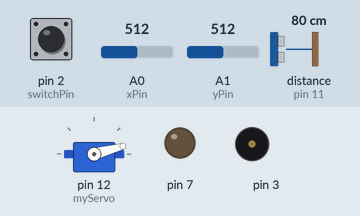
The sketch below on a simulated Arduino Uno, built with avr-gcc and run on an emulated ATmega328P. Shown: servo, output pins drawn as LEDs (lit = HIGH), buzzer (waves = sounding). Wiring (inferred from the names in the program): ultrasonic range finder: trigger pin 10; echo pin 11. The test bench sets the inputs (shaded band); at power-on: distance to the obstacle (sensor on pin 11) 80 cm, pin 2 (switchPin) HIGH, A0 (xPin) = 512, A1 (yPin) = 512. The echo pulse lasts 58.3 µs per cm; pins used as bus, display or sensor lines are not drawn; what the sketch prints to the serial monitor is not drawn.

Above: at 0.01 s.
1.3 s: distance to the obstacle (sensor on pin 11) set to 2 cm
At 2.0 s:
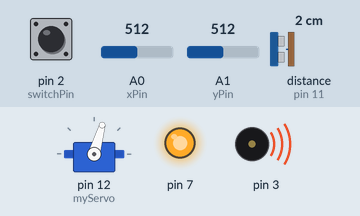
4.8 s: distance to the obstacle (sensor on pin 11) set to 60 cm
8.3 s: distance to the obstacle (sensor on pin 11) set to 53 cm
At 8.9 s:
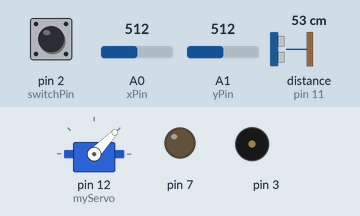
11.8 s: distance to the obstacle (sensor on pin 11) set to 50 cm
At 15.15 s:
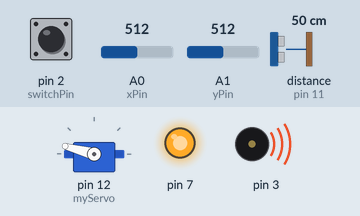
21.0 s: pin 2 (switchPin) pulled LOW for 0.15 s
At 21.06 s:
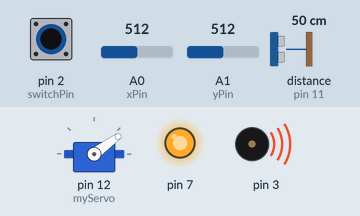
24.5 s: pin 2 (switchPin) pulled LOW for 1 s
Timing chart, 0 to 29.0 s (numbered marks = the images above; inputs shaded):
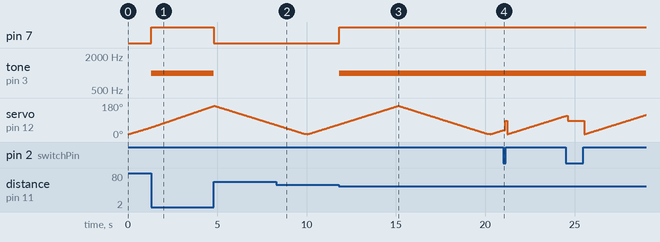

Measured:
- the behaviour switches between 51 and 50 cm on distance to the obstacle (sensor on pin 11) (found by bisection; images 2 and 3)
- after the input at 1.3 s, pin 7: LOW → HIGH at once; tone on pin 3: silent → 1000 Hz at once
- after the input at 4.8 s, pin 7: HIGH → LOW at once; tone on pin 3: 1000 Hz → silent at once
- after the input at 11.8 s, pin 7: LOW → HIGH at once; tone on pin 3: silent → 1000 Hz at once

The sketch:

main.ino
```cpp
// Includes the Servo library
#include <Servo.h>.
// Defines Tirg and Echo pins of the Ultrasonic Sensor
const int trigPin = 10;
const int echoPin = 11;
int xPin = A0;
int yPin = A1;
int switchPin = 2;
int xVal; // variable for storing joystick x values
int yVal; // variable for storing joystick y values
int switchState; // variable for storing joystick switch state
// Variables for the duration and the distance
long duration;
int distance;
Servo myServo; // Creates a servo object for controlling the servo motor
void setup() {
  pinMode(trigPin, OUTPUT); // Sets the trigPin as an Output
  pinMode(echoPin, INPUT); // Sets the echoPin as an Input
  pinMode(7, OUTPUT);
  pinMode(3, OUTPUT);
  Serial.begin(9600);
  myServo.attach(12); // Defines on which pin is the servo motor attached
  pinMode(xPin, INPUT);
  pinMode(yPin, INPUT);
  pinMode(switchPin, INPUT_PULLUP);

}
void loop() {
  // rotates the servo motor from 15 to 165 degrees
  if(digitalRead(switchPin) == 1){
  for(int i=15;i<=165;i++){
    if(digitalRead(switchPin) == 0){
      break;
    }
  myServo.write(i);
  delay(30);
  distance = calculateDistance();// Calls a function for calculating the distance measured by the Ultrasonic sensor for each degree

  Serial.print(i); // Sends the current degree into the Serial Port
  Serial.print(","); // Sends addition character right next to the previous value needed later in the Processing IDE for indexing
  Serial.print(distance); // Sends the distance value into the Serial Port
  Serial.print("."); // Sends addition character right next to the previous value needed later in the Processing IDE for indexing
  }
  // Repeats the previous lines from 165 to 15 degrees
  for(int i=165;i>15;i--){
    if(digitalRead(switchPin) == 0){
      break;
    }
  myServo.write(i);
  delay(30);
  distance = calculateDistance();
 // Serial.print(i);
 // Serial.print(",");
 // Serial.print(distance);
  //Serial.print(".");
  }}
  else{
    myServo.write(analogRead(yPin)/6);
  }

   // read the x, y and joystick switch values
  xVal = analogRead(xPin);
  yVal = analogRead(yPin);
  switchState = digitalRead(switchPin);

  // print readings to the serial monitor
  Serial.print("X: ");
  Serial.print(xVal);
  Serial.print(" | Y: ");
  Serial.print(yVal);
  Serial.print(" | Switch: ");
  Serial.println(switchState);

  delay(100);
}
// Function for calculating the distance measured by the Ultrasonic sensor
int calculateDistance(){

  digitalWrite(trigPin, LOW);
  delayMicroseconds(2);
  // Sets the trigPin on HIGH state for 10 micro seconds
  digitalWrite(trigPin, HIGH);
  delayMicroseconds(10);
  digitalWrite(trigPin, LOW);
  duration = pulseIn(echoPin, HIGH); // Reads the echoPin, returns the sound wave travel time in microseconds
  distance= duration*0.034/2;
  if(distance < 50){
    tone(3, 1000);
    digitalWrite(7, HIGH);
  }else{
    noTone(3);
    digitalWrite(7, LOW);
  }
  return distance;
}
```
